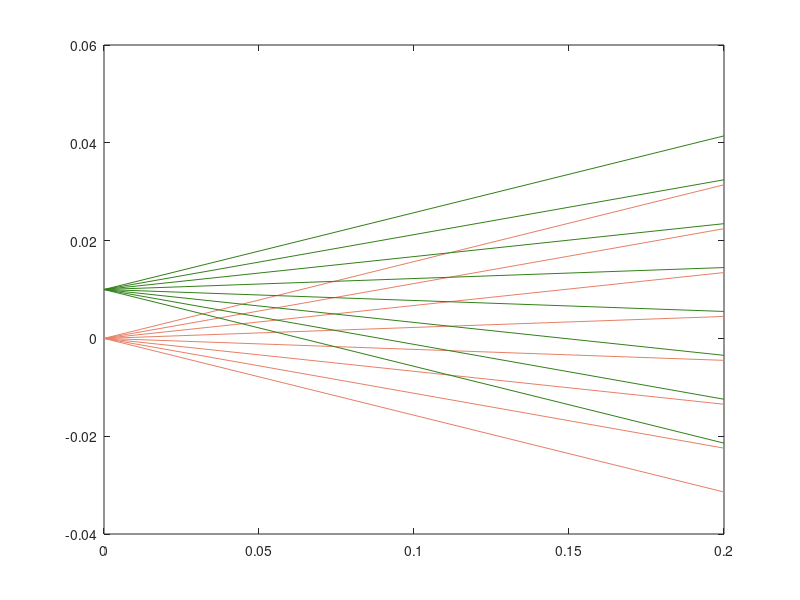

Write the MATLAB code that produced this figure.
clc;
clearvars;
close all;
% *******************************************************************
d1 = 0.2;
d2 = 0;
f = 0;
n = 8;

angles = linspace(-pi/20,pi/20,8);

M_d1 = [1, d1, 0, 0;
        0, 1,  0, 0;
        0, 0,  1, d1;
        0, 0,  0, 1];

M_d2 = [1, d2, 0, 0;
        0, 1,  0, 0;
        0, 0,  1, d2;
        0, 0,  0, 1];

M_f = [1,    0, 0,    0;
       -1/f, 1, 0,    0;
       0,    0, 1,    0;
       0,    0, -1/f, 1];

for i = 1:n
    rays_in(:,i) = [0;angles(i);0;0];
end

rays_out = M_d1*rays_in;

% rays_in is a 4 x N matrix representing the rays emitted from an object
% rays_out is a 4 x N matrix representing the rays after propagating distance d
ray_z = [zeros(1,size(rays_in,2)); d1*ones(1,size(rays_in,2))];
plot(ray_z, [rays_in(1,:); rays_out(1,:)],'color',[0.9,0.5,0.4]);
hold on;

for i = 1:n
    rays_in(:,i) = [0.01;angles(i);0;0];
end
rays_out = M_d1*rays_in;
ray_z = [zeros(1,size(rays_in,2)); d1*ones(1,size(rays_in,2))];
plot(ray_z, [rays_in(1,:); rays_out(1,:)],"color",[0.2,0.5,0.1]);
